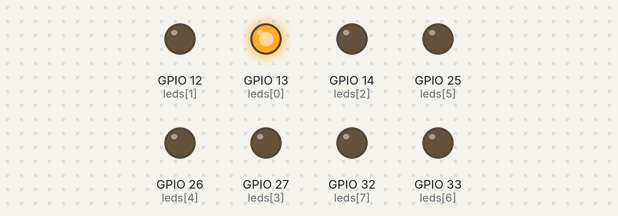
This sketch was run on a simulated ESP32. Parts: output pins drawn as LEDs (lit = HIGH).

Above: at 0.1 s.
At 1.9 s:
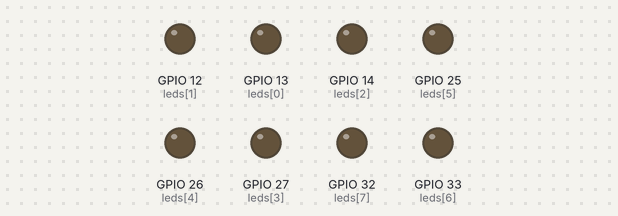
At 3.7 s:
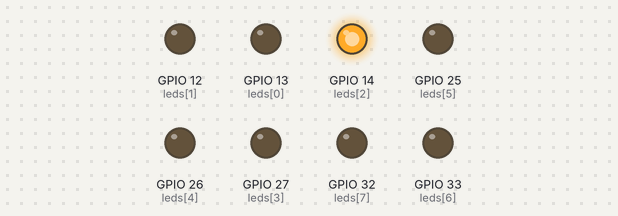
At 5.5 s:
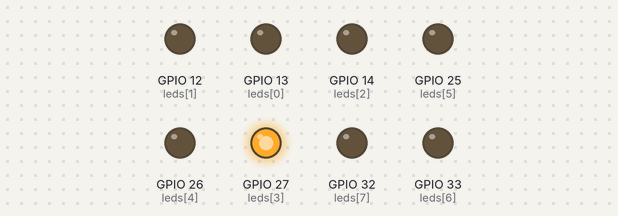
At 7.2 s:
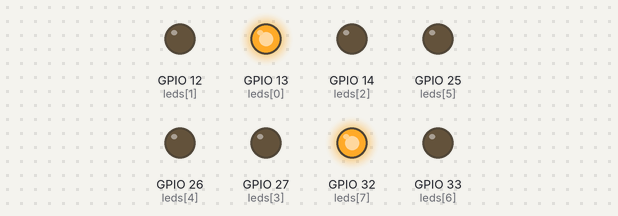
At 10.1 s:
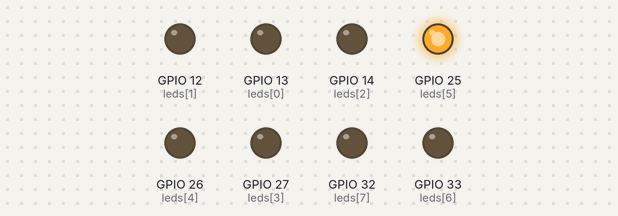
Timing chart, 0 to 10.4 s (numbered marks = the images above):
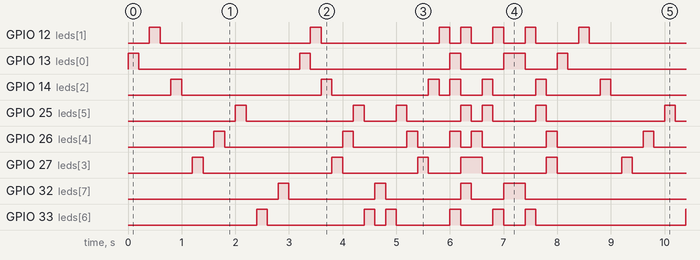

Measured:
- by itself, GPIO 13 (leds[0]): repeats every 8.0 s: LOW 3.0 s, HIGH 0.20 s, LOW 2.6 s, HIGH 0.20 s, LOW 0.80 s, HIGH 0.40 s, LOW 0.60 s, HIGH 0.20 s
- by itself, GPIO 32 (leds[7]): repeats every 8.0 s: LOW 1.6 s, HIGH 0.20 s, LOW 1.4 s, HIGH 0.20 s, LOW 0.60 s, HIGH 0.40 s, LOW 3.4 s, HIGH 0.20 s
- by itself, GPIO 27 (leds[3]): repeats every 8.0 s: LOW 2.4 s, HIGH 0.20 s, LOW 1.4 s, HIGH 0.20 s, LOW 0.60 s, HIGH 0.40 s, 2 × (LOW 1.2 s, HIGH 0.20 s)
- by itself, GPIO 12 (leds[1]): repeats every 8.0 s: LOW 2.8 s, HIGH 0.20 s, LOW 2.2 s, HIGH 0.20 s, LOW 0.20 s, 2 × (HIGH 0.20 s, LOW 0.40 s), HIGH 0.20 s, LOW 0.80 s, HIGH 0.20 s

The sketch:

04_8_LED_Functions_Patterns.ino
```cpp
// ESP32 8 LEDs: Functions and Patterns
// IMPORTANT: reconstructed examples, NOT a verified verbatim copy of
// the exact functions or delays shown in the historical video.
// Confirmed hardware pin order is preserved.
int leds[] = {13, 12, 14, 27, 26, 25, 33, 32};

// The old function bodies and precise delays could not be recovered.
// Change this value if your recorded demo used different timing.
const int patternDelay = 200;

void setup() {
  for (int i = 0; i < 8; i++) {
    pinMode(leds[i], OUTPUT);
    digitalWrite(leds[i], LOW);
  }
}

void loop() {
  runningLight();
  pingPong();
  alternating();
  centerOut();
  outsideIn();
}

void allOff() {
  for (int i = 0; i < 8; i++) {
    digitalWrite(leds[i], LOW);
  }
}

void runningLight() {
  for (int i = 0; i < 8; i++) {
    digitalWrite(leds[i], HIGH);
    delay(patternDelay);
    digitalWrite(leds[i], LOW);
    delay(patternDelay);
  }
}

void pingPong() {
  for (int i = 0; i < 8; i++) {
    digitalWrite(leds[i], HIGH);
    delay(patternDelay);
    digitalWrite(leds[i], LOW);
  }
  for (int i = 6; i > 0; i--) {
    digitalWrite(leds[i], HIGH);
    delay(patternDelay);
    digitalWrite(leds[i], LOW);
  }
}

void alternating() {
  allOff();
  for (int i = 0; i < 8; i += 2) {
    digitalWrite(leds[i], HIGH);
  }
  delay(patternDelay);
  allOff();
  for (int i = 1; i < 8; i += 2) {
    digitalWrite(leds[i], HIGH);
  }
  delay(patternDelay);
  allOff();
}

void centerOut() {
  for (int i = 3, j = 4; i >= 0; i--, j++) {
    digitalWrite(leds[i], HIGH);
    digitalWrite(leds[j], HIGH);
    delay(patternDelay);
    digitalWrite(leds[i], LOW);
    digitalWrite(leds[j], LOW);
  }
}

void outsideIn() {
  for (int i = 0, j = 7; i < 4; i++, j--) {
    digitalWrite(leds[i], HIGH);
    digitalWrite(leds[j], HIGH);
    delay(patternDelay);
    digitalWrite(leds[i], LOW);
    digitalWrite(leds[j], LOW);
  }
}
```
